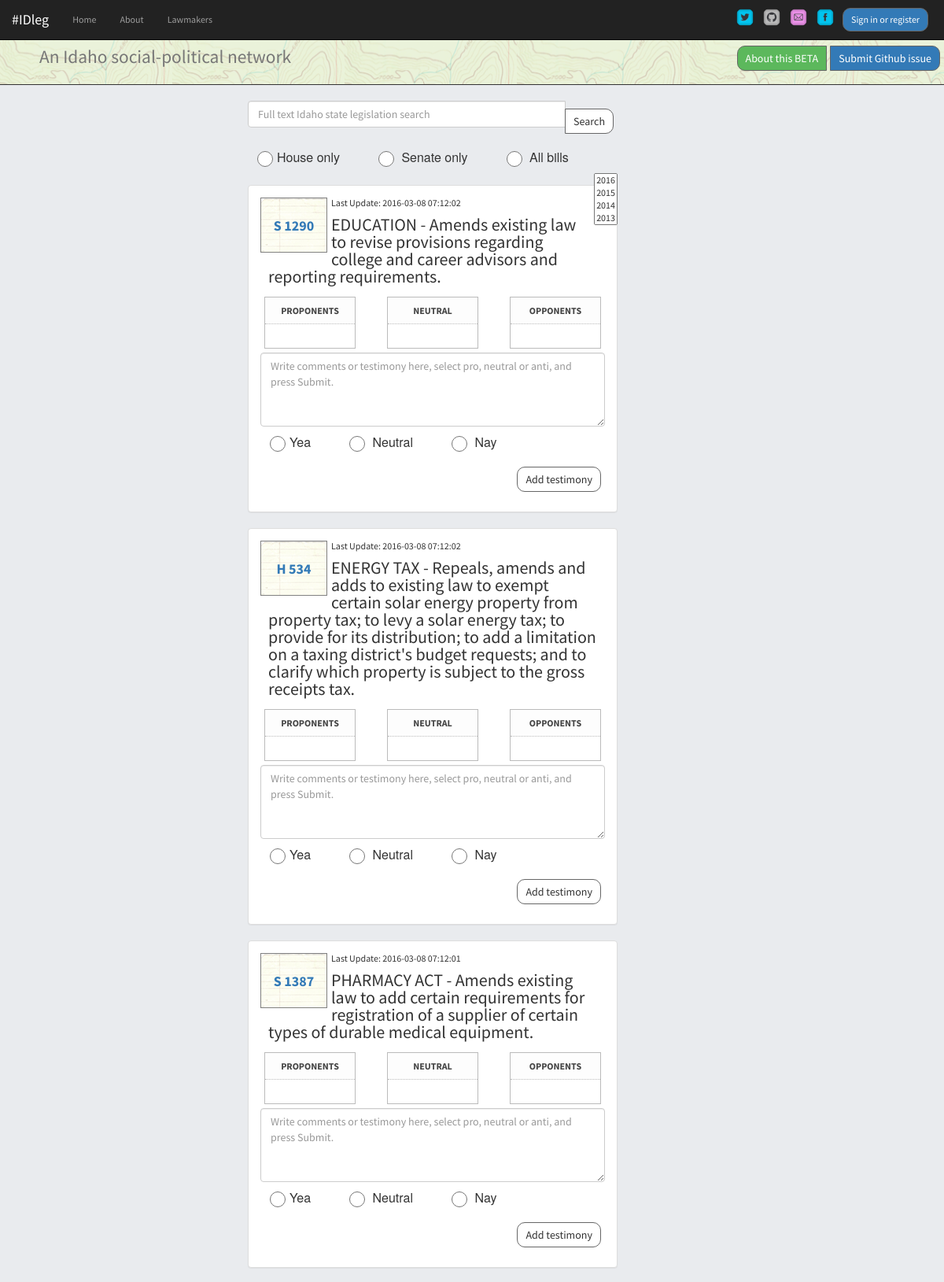
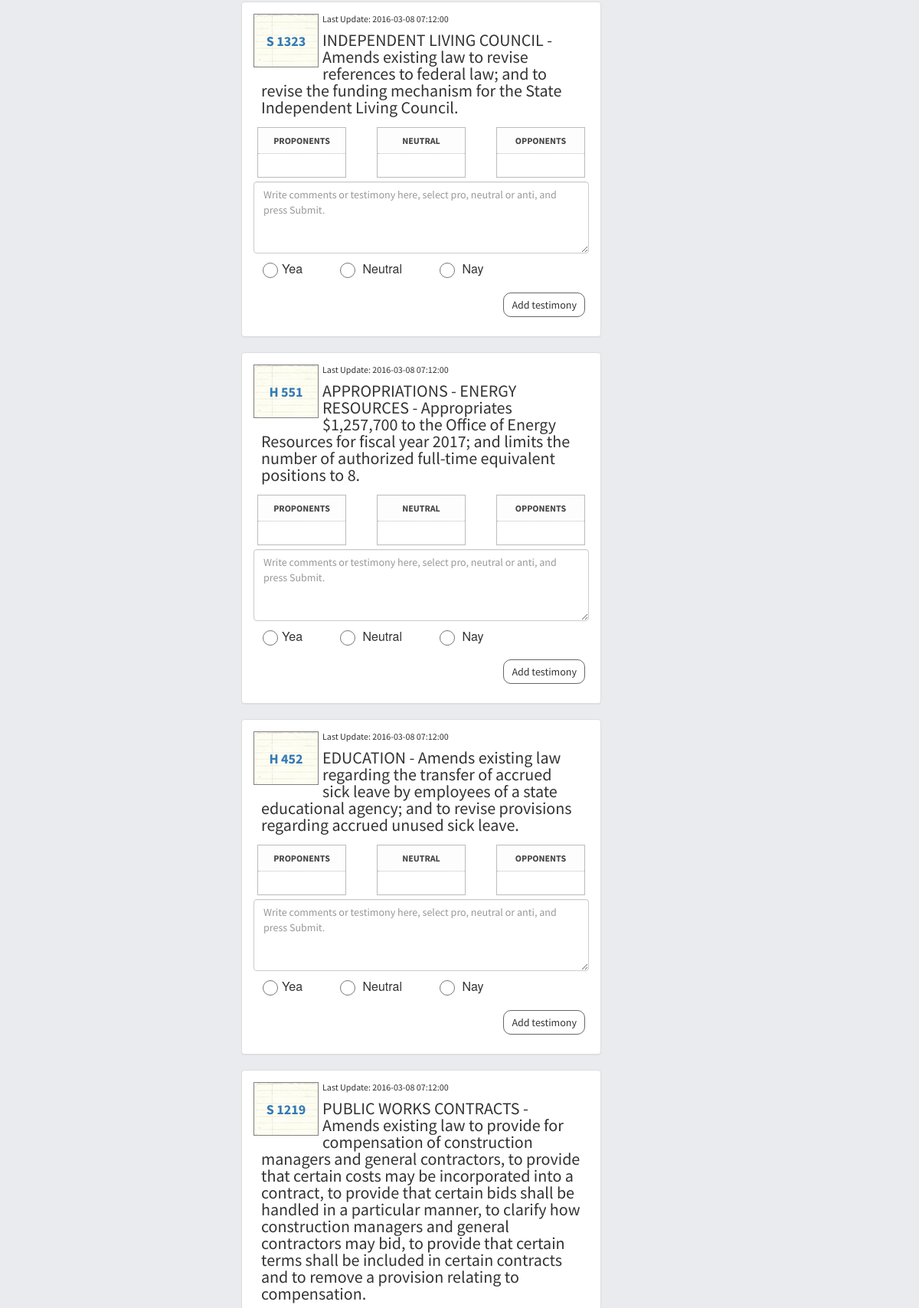
The app's page /index/4 (upper part) with its own data (2 pictures, top to bottom).
### app/idleg/models.py (models this page shows, shortened)
class Bill(db.Model):
  __searchable__ = ['bill_name','title','bill_id']
  bill_id = db.Column(db.String(6)) #i.e. H 572
  year = db.Column(db.String(4))
  title = db.Column(db.Text) #Title and Descrip
  bill_name = db.Column(db.String(9), primary_key=True) #unique bill ID from Sunlight
  last_updated = db.Column(db.Text)
  votes_for = db.Column(db.Integer)
  votes_against = db.Column(db.Integer)
  comments = db.relationship('Comment', backref='bill_name', lazy='dynamic')

### app/idleg/views.py (the view)
@idleg.route('/', methods=['GET','POST'])
@idleg.route('/index', methods=['GET','POST'])
@idleg.route('/home', methods=['GET','POST'])
@idleg.route('/index/<int:page>', methods=['GET','POST'])
@cache.cached(timeout=60)
def home(page=1):
  form = RegistrationForm(request.form)
  comment_form = CommentForm(request.form)
  search_form = SearchForm(request.form)
  id_bills = Bill.query.order_by(desc(Bill.last_updated)).paginate(page, 10, False)
  return render_template('home.html', user=current_user, id_bills=id_bills, form=form, comment_form=comment_form, search_form=search_form)

### app/idleg/models.py
class RegistrationForm(Form):
  username = TextField('Username', [InputRequired()])
  email = StringField('Email Address', [InputRequired()])
  password = PasswordField('Password', [validators.DataRequired(), validators.EqualTo('confirm', message='Passwords must match')])
  confirm = PasswordField('Confirm Password', [InputRequired()])

class CommentForm(Form):
  comment = TextAreaField('comment')
  position = RadioField(
    'Yea, Neutral or Nay?',
    choices=[('yea','Yea'),('neutral','Neutral'),('nay','Nay')])

### app/idleg/views.py (called while the page is built)
@idleg.before_request
def get_current_user():
  g.user = current_user

### app/templates/home.html
{% extends 'base.html' %}
{% block container %}
  {% include 'bill_list.html' %}
{% endblock %}

### app/templates/bill_list.html (shortened to what this page needs)
{% block container %}
    <div class="col-md-3"></div>
    <div class="col-md-5">
      <form action="http://127.0.0.1:5000/search" method="POST" role="search" id="searchTerm">
            <div class="input-group">
              {{ search_form.search(placeholder="Full text Idaho state legislation search", class="form-control") }}
              <span class="input-group-btn">
                <button id="submitsearch" type="submit" value="submit" class="btn btn-default">Search</button>
              </span>
            </div>
          <div class="form-group">
            <div>{{ search_form.house(class="radio-inline", type="radio") }}</div>
            <div class="btn-group btn-small pull-right" role="group" aria-label="Year selector">
              {{ search_form.year(class="selectpicker", type="dropdown", title="Select years") }}
            </div>
          </div>
      </form>
      <div class="list">
      {% for bill in id_bills.items %}
        <div class="panel panel-default">
          <div class="panel-body">
                <div><span class="billimage"><a href={{ url_for('idleg.bills', bill_deet=bill.bill_name) }}>{% print bill.bill_id %}</a></span></div>
                <div class="lastaction">Last Update: {% print bill.last_updated %}</div>
                <div class="billsummary">{% print bill.title %}</div>
            <div class="row">
              <div class="col-md-4">
                <div class="detailBox">
                  <div class="titleBox">
                    <label>Proponents</label>
                  </div>
                 <div class="actionBox">
                </div>
              </div>
            </div>
              <div class="col-md-4">
                <div class="detailBox">
                  <div class="titleBox">
                    <label>Neutral</label>
                  </div>
                 <div class="actionBox">
                </div>
              </div>
            </div>
              <div class="col-md-4">
                <div class="detailBox">
                  <div class="titleBox">
                    <label>Opponents</label>
                  </div>
                 <div class="actionBox">
                </div>
              </div>
            </div>
          </div>
              <div class="form-group">
                  <form role="form" id="comment-{{ bill.bill_id|replace(" ","") }}" class="commentForm">
                    {{ comment_form.comment(rows="4", placeholder="Write comments or testimony here, select pro, neutral or anti, and press Submit.", class="form-control") }}
                    <div class="form-group">{{ comment_form.position(class="radio-inline", type="radio") }}
                      <button id="submitcomment" type="submit" class="btn pull-right btn-default">Add testimony</button></div>
                  </form>
              </div>
              </div>
            </div>
          {% endfor %}
      </div>
  </div>
{% endblock %}

### app/static/css/styles.css (style rules this page uses)
body { background-color: #e9ebee; }
body { font-family: 'Source Sans Pro', Helvetica, sans-serif; font-size: 12px; line-height: 1.3rem; font-weight: 400; margin: 0; padding: 0; }
.form-group { position: relative; }
.btn { margin: 10px 5px 10px 5px; padding: 5px 10px; border-radius: 10px; border: solid 1px #666; display: block; float: left; cursor: pointer; }
#position label, #house label { padding:7px; font-weight: 200; margin: 3px 30px; }
#position li, #house li { display: inline; font: normal 12px/1.3 'helvetica neue', hevetica, arial; font-size: 16px; }
#position input[type=radio], #house input[type=radio] { border: 20px; width: 20px; height: 20px; margin: 12px; }
.radio-inline { padding-left: 0px; }
.billimage { background-image: url("../images/billpage.png"); position: relative; width: 85px; height: 70px; float: left; margin: 0px 5px 0px 0px; border: 1px solid gray; }
span.billimage { font-size: 1.5em; font-family: 'Source Sans Pro', Helvetica, sans-serif; font-weight: bold; line-height: 70px; padding: 0px 5px; text-align: center; }
.billsummary { font-size: 2.2rem; line-height: 2.2rem; padding:10px; }
.detailBox { border:1px solid #bbb; margin:5px; }
.titleBox { background-color:#fdfdfd; padding:10px; text-align: center; text-transform: uppercase; }
.titleBox label { color:#444; margin:0; display:inline-block; }
.actionBox { border-top:1px dotted #bbb; padding:10px; }

### records on screen
Bill: bill "S 1290", last_updated "2016-03-08 07:12:02", title "EDUCATION - Amends existing law to revise provisions regarding college and career advisors and reporting requirements."
Bill: bill "H 534", last_updated "2016-03-08 07:12:02", title "ENERGY TAX - Repeals, amends and adds to existing law to exempt certain solar energy property from property tax; to levy a solar energy tax; to provide for its distribution; to add a limitation on a taxing district's budget requests; and to clarify which property is subject to the gross receipts tax."
Bill: bill "S 1387", last_updated "2016-03-08 07:12:01", title "PHARMACY ACT - Amends existing law to add certain requirements for registration of a supplier of certain types of durable medical equipment."
Bill: bill "S 1323", last_updated "2016-03-08 07:12:00", title "INDEPENDENT LIVING COUNCIL - Amends existing law to revise references to federal law; and to revise the funding mechanism for the State Independent Living Council."
Bill: bill "H 551", last_updated "2016-03-08 07:12:00", title "APPROPRIATIONS - ENERGY RESOURCES - Appropriates $1,257,700 to the Office of Energy Resources for fiscal year 2017; and limits the number of authorized full-time equivalent positions to 8."
Bill: bill "H 452", last_updated "2016-03-08 07:12:00", title "EDUCATION - Amends existing law regarding the transfer of accrued sick leave by employees of a state educational agency; and to revise provisions regarding accrued unused sick leave."
Bill: bill "S 1219", last_updated "2016-03-08 07:12:00", title "PUBLIC WORKS CONTRACTS - Amends existing law to provide for compensation of construction managers and general contractors, to provide that certain costs may be incorporated into a contract, to provide that certain bids shall be handled in a particular manner, to clarify how construction managers and general contractors may bid, to provide that certain terms shall be included in certain contracts and to remove a provision relating to compensation."
